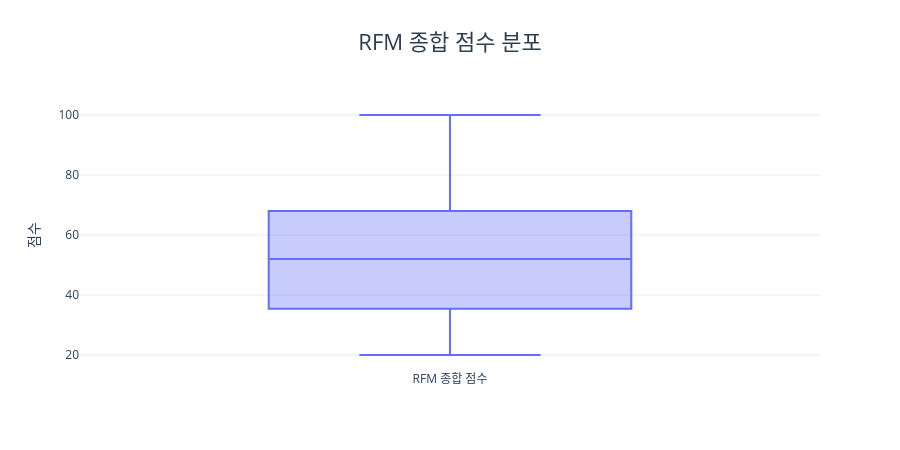

The notebook cell this image was saved under:
### Code cell
fig = go.Figure(go.Box(y=rfm['RFM_score'], name='RFM 종합 점수',
    boxpoints='outliers', line=dict(color='#636EFA'),
    marker=dict(color='#636EFA'), fillcolor='rgba(99,110,250,0.35)'))
fig.update_layout(title=dict(text='RFM 종합 점수 분포', x=0.5,
                             font=dict(size=22,color='#2c3e50')),
                  height=450, plot_bgcolor='white',showlegend=False)
fig.update_yaxes(title_text='점수',range=[15,105],gridcolor='#ececec',zeroline=False)
fig.update_xaxes(showgrid=False)
fig

### Figure 1 — Plotly figure (JSON) as saved in the notebook; plotly's stock layout.template omitted (floating-point values rounded to 4 significant figures; data arrays with more than 128 entries replaced by an {"elided": "..."} marker saying what was removed)
{"data": [{"boxpoints": "outliers", "fillcolor": "rgba(99,110,250,0.35)", "line": {"color": "#636EFA"}, "marker": {"color": "#636EFA"}, "name": "RFM 종합 점수", "type": "box", "y": {"elided": "1468 float values"}}], "layout": {"height": 450, "plot_bgcolor": "white", "showlegend": false, "title": {"font": {"color": "#2c3e50", "size": 22}, "text": "RFM 종합 점수 분포", "x": 0.5}, "xaxis": {"showgrid": false}, "yaxis": {"gridcolor": "#ececec", "range": [15, 105], "title": {"text": "점수"}, "zeroline": false}}}
